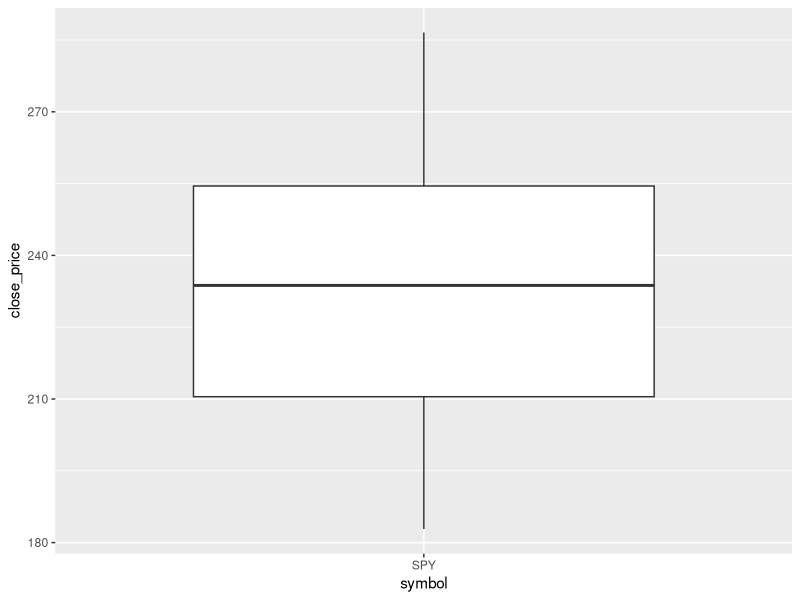
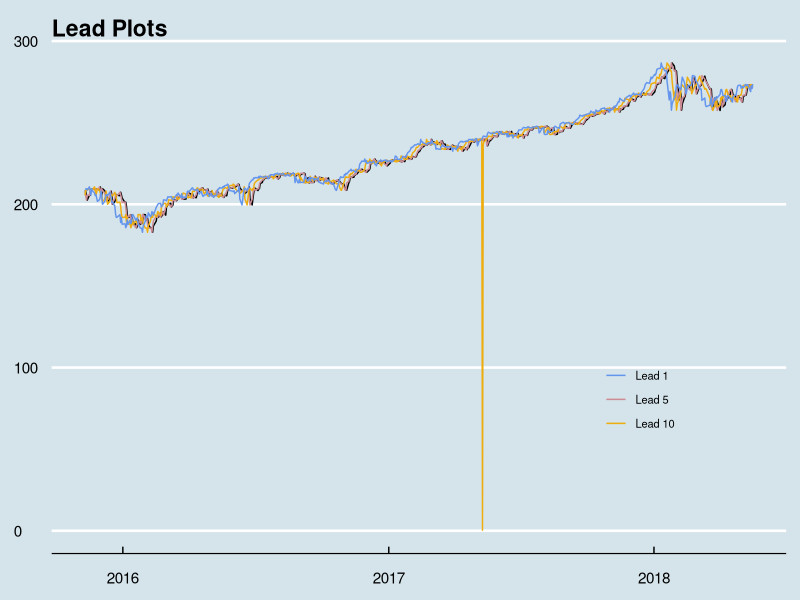
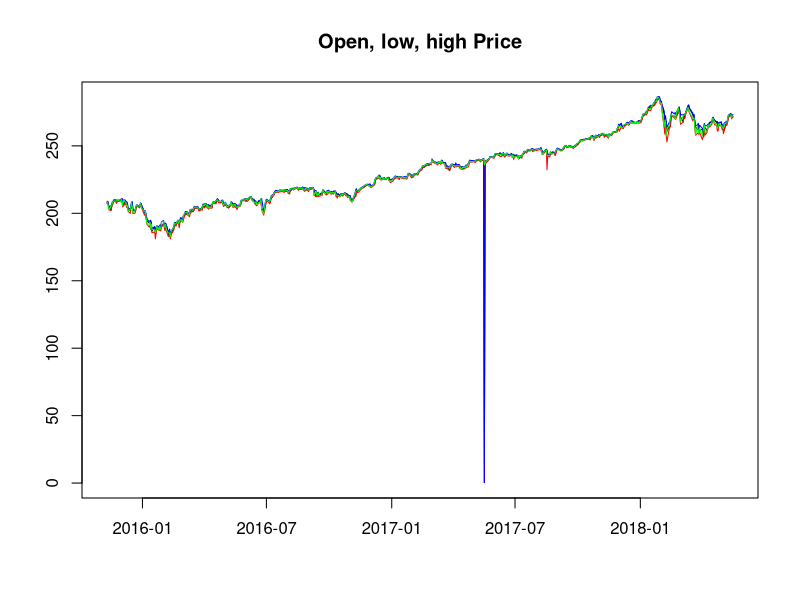
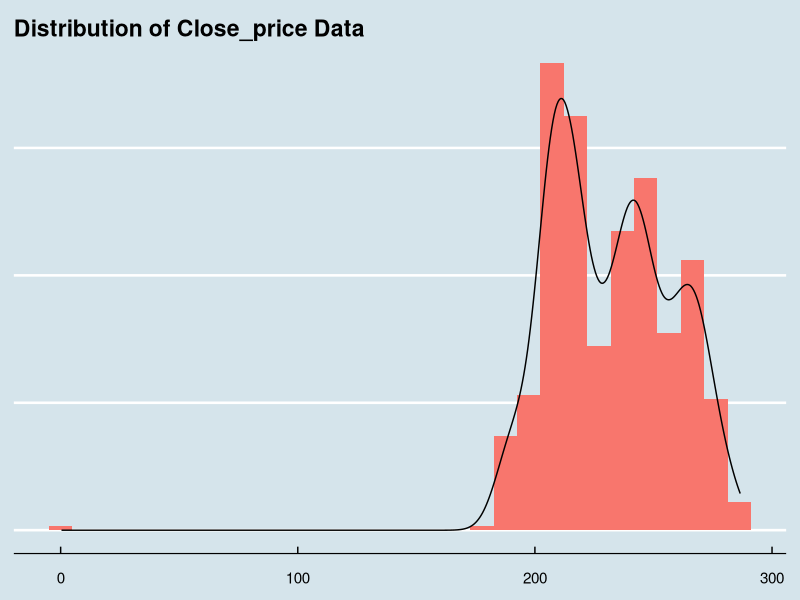
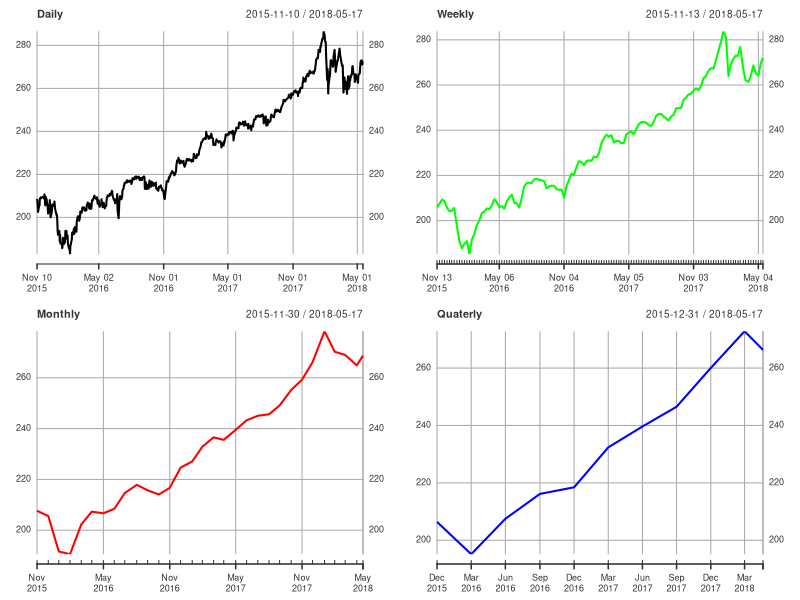
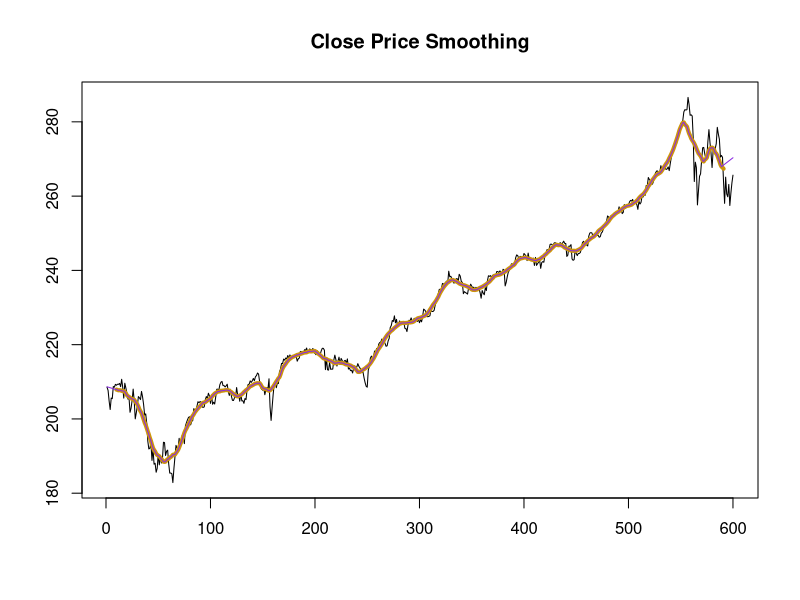
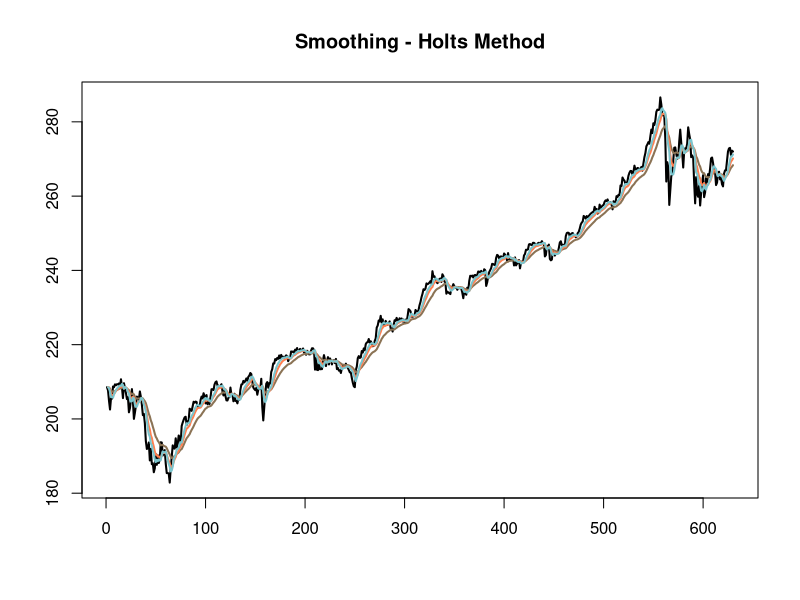
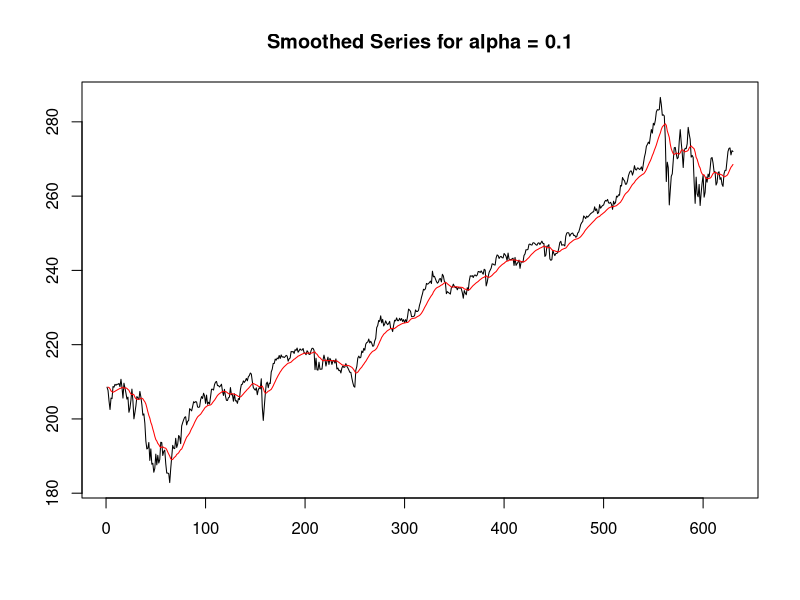

These figures' R source, in order:

#-----------------------------
# Business Understandading
#-----------------------------
# Business objective:
#
# Please apply any machine learning algorithm you are comfortable with for predicting this time series
#

remove(list = ls())

# 
# install.packages("tseries")
# install.packages("xts")
# install.packages("tidyverse")
# install.packages("reshape2")
# install.packages("forecast")
# install.packages("lubridate")
# install.packages("ggthemes")


library(tseries)
library(xts)
library(tidyverse)
library(reshape2)
library(forecast)
library(lubridate)
library(ggthemes)

# Read Data from the CSV

sp_historical_data <- read.csv(file = "Data/historical_data.csv")
dim(sp_historical_data)
head(sp_historical_data)
str(sp_historical_data)

#-----------------------------
# Data Understanding
#-----------------------------

# DATA PREPARATION ----


# Remove unwanted columns  ----

# remove the redundant columns symbol, name, class_type_of
# "SPY", "SPDR S&P500", "S_P_500"
sp_historical_cleaned <-
  sp_historical_data[,-which(names(sp_historical_data) %in% c("symbol", "name", "class_type_of"))]
head(sp_historical_cleaned)


# Check for NAs ----
sapply(
  sp_historical_cleaned,
  FUN = function(x)
    sum(is.na(x))
)
# Comments: NAs found in Lead_1, Lead_2 and Lead_10


# remove NAs ----
#query to find  NAs
na_leads <-
  sapply(sp_historical_cleaned[, which(names(sp_historical_cleaned) %in%
                                         c("lead_1", "lead_5", "lead_10"))],
         function(x)
           which(is.na.data.frame(x)))
# Comments NAs were identified in lead_1, lead_5, lead_10
dim(sp_historical_cleaned)

# NAs ARE ----
na_leads

# remove NAs from lead_10 ----
sp_historical_cleaned <- sp_historical_cleaned[-na_leads$lead_10, ]
dim(sp_historical_cleaned)

# find the NAs in lead_1 and lead_5 ----
na_leads_iter1 <-
  sapply(sp_historical_cleaned[, which(names(sp_historical_cleaned) %in% c("lead_1", "lead_5", "lead_10"))],
         function(x)
           which(is.na.data.frame(x)))

# NAs in lead iter1 are ----
na_leads_iter1

# remove the NA from lead_1 ----
sp_historical_cleaned <-
  sp_historical_cleaned[-(na_leads_iter1$lead_1),]

dim(sp_historical_cleaned)

# find the NAs in Lead 5 ----
na_leads_iter2 <-
  sapply(sp_historical_cleaned[, which(names(sp_historical_cleaned) %in% c("lead_1", "lead_5", "lead_10"))],
         function(x)
           which(is.na.data.frame(x)))

na_leads_iter2

# remove the NA from lead_5 ----
sp_historical_cleaned <-
  sp_historical_cleaned[-na_leads_iter2$lead_5,]
dim(x = sp_historical_cleaned)

# check for NAs ----
sapply(
  sp_historical_cleaned,
  FUN = function(x)
    sum(is.na(x))
)
# Comments: No NAs found

head(sp_historical_cleaned)

# check for outliers in close_price ----
ggplot(data = sp_historical_data,aes(x = symbol,y = close_price)) + geom_boxplot()
# Comments: No outliers found

# Converting factors to Characters ----
str(sp_historical_cleaned)

# convert the date to R date format ----
sp_historical_cleaned$date_txn <-
  mdy(sp_historical_cleaned$date_txn) #%>%  head()

# check for uniuqes and duplicates ----
sum(duplicated(x = sp_historical_data$date_txn))
# Comments: No duplicates found

# Check for invalid valid data ----
# checking for minimum dips 
sp_historical_cleaned[which.min(x = sp_historical_cleaned$open), ]
sp_historical_cleaned[which.min(x = sp_historical_cleaned$low), ]
sp_historical_cleaned[which.min(x = sp_historical_cleaned$high), ]
sp_historical_cleaned[which.min(x = sp_historical_cleaned$close_price), ]
sp_historical_cleaned[which.min(x = sp_historical_cleaned$lead_1), ]
sp_historical_cleaned[which.min(x = sp_historical_cleaned$lead_5), ]
sp_historical_cleaned[which.min(x = sp_historical_cleaned$lead_10), ]

# There is bad data in open, low, high, lead_1, thus considering the "close_price"

#-----------------------------
# EXPLORATORY DATA ANALYSIS
#-----------------------------

# Plotting the datasets 
ggplot(data = sp_historical_cleaned) + geom_line(aes(x = date_txn,y = close_price)) +
  geom_line(aes(x = date_txn,y = lead_1, col = "chartresue1")) + #+ +
  geom_line(aes(date_txn,lead_5,col = "red")) + # 
  geom_line(aes(date_txn,lead_10, col = "blue")) +
  labs(title = "Lead Plots") +
  scale_color_manual(labels = c("Lead 1","Lead 5","Lead 10"), values = c("cornflowerblue","lightpink3", "darkgoldenrod2")) +
  theme_economist() +
  theme(legend.position = c(0.8, 0.3),
        legend.background = element_blank(),
        axis.title.x = element_blank(),
        axis.title.y = element_blank(),
        legend.text = element_text(size= 8),
        legend.title = element_blank())

# Comments: Thus considering the close_price as the lead_prices do not convey much information


plot(sp_historical_cleaned$date_txn,
     y = sp_historical_cleaned$open, ylab = "", xlab = "", main = "Open, low, high Price",
     type = "l")
lines(
  sp_historical_cleaned$date_txn,
  y = sp_historical_cleaned$low,
  type = "l",
  col = "red"
)
lines(
  sp_historical_cleaned$date_txn,
  y = sp_historical_cleaned$high,
  type = "l",
  col = "blue"
)
lines(
  sp_historical_cleaned$date_txn,
  y = sp_historical_cleaned$close_price,
  type = "l",
  col = "green"
)


# Univariate analysis
ggplot(data = sp_historical_cleaned, aes(close_price)) + 
  geom_histogram(aes(x = open, y = ..density.., fill = "red", alpha = 0.5),show.legend = FALSE) +
  geom_density(aes(y = ..density..,alpha = 0.1),show.legend = FALSE) +
  labs(title = "Distribution of Close_price Data") +
  theme_economist() +
  theme(axis.title.x = element_blank(),
        axis.title.y = element_blank(),
        legend.position = "none" ,
        axis.text.y = element_blank()
        )

# Comments: Most of the Pricing data is concentrated around 200 - 240

# TIME-SERIES OBJECT
# Creating a time series object of "sp_historical_cleaned"
sp_historical_ts <-  xts(x = sp_historical_cleaned[, -1], order.by = sp_historical_cleaned[, 1]) 

par(mfrow = c(2,2))

# Daily close price
plot(apply.daily(x = sp_historical_ts$close_price, FUN = mean), main = "Daily", cex = 0.4)

# Weekly close price
plot(
  apply.weekly(x = sp_historical_ts$close_price, FUN = mean),
  type = "l", cex = 0.4,
  col = "green",
  main = "Weekly"
)

# monthly close price
plot(
  apply.monthly(x = sp_historical_ts$close_price, FUN = mean),
  col = "red",cex = 0.4,
  main = "Monthly"
)

# quaterly close price
plot(
  apply.quarterly(x = sp_historical_ts$close_price, FUN = mean),
  col = "blue", cex = 0.4,
  main = "Quaterly"
)


#-----------------
# Breaking the dataset into Training and Validation datasets
#-----------------

test_rows <- 30  # one month data used for validation
training_rows <-
  nrow(sp_historical_cleaned) - test_rows  # training dataset has 600 rows

# training dataset ----
sp_train <- sp_historical_cleaned[1:training_rows, ] #

# test dataset ----
sp_test <-
  sp_historical_cleaned[(training_rows + 1):(training_rows + test_rows), ]
tail(sp_train)
head(sp_test)
dim(sp_train)
dim(sp_test)
#-----------------
# Smoothing
#----------------
# window width
w <- 9

par(mfrow = c(1,1))

plot(
  x = sp_train$close_price,
  type = "l",
  col = "black",
  lwd = 1, ylab =  "", xlab = "", main = "Close Price Smoothing"
)

smoothed_moving_avg <-
  stats::filter(
    x = sp_train$close_price,
    filter = rep(x = (1 / (2 * w + 1)), (2 * w + 1)),
    sides = 2,
    method = "convolution"
  )

lines(smoothed_moving_avg, col = "darkgoldenrod3", lwd = 4)

# printing the smooted moving average ----
smoothed_moving_avg

# replacing the induced NAs as result of smoothing

lead_nas <- smoothed_moving_avg[w + 2] - smoothed_moving_avg[w + 1]

trail_nas <-
  smoothed_moving_avg[training_rows - w - 2] - smoothed_moving_avg[training_rows - w - 1]
lead_nas
trail_nas

# Replacing the lagging NAs are a result of windowing of moving average ----
for (i in seq(w, 1, -1)) {
  smoothed_moving_avg[i] <- smoothed_moving_avg[i + 1] - lead_nas #[i]
}

smoothed_moving_avg

# Replacing the smoothed leading NAs ----

for (i in (training_rows - w - 1):(training_rows)) {
  smoothed_moving_avg[i] <-
    smoothed_moving_avg[i - 1] + trail_nas #[(i - (training_rows - w - 1 ))]
}

smoothed_moving_avg
lines(smoothed_moving_avg, type = "l", col = "blueviolet")


# Smoothing using Holts method ----

alpha = seq(from = 0.09, to = 0.3, by = 0.1)
plot(
  x = sp_historical_cleaned$close_price,
  type = "l", ylab = "", xlab = "", main = "Smoothing - Holts Method",
  col = "black",
  lwd = 2
)
ln_colrs = c(
  "burlywood4",
  "coral",
  "cadetblue3",
  "chartreuse2",
  "chocolate4",
  "aquamarine",
  "black"
)


for (i in 1:length(alpha)) {
  smoothing_holts <-
    HoltWinters(
      x = sp_historical_cleaned$close_price,
      alpha = alpha[i],
      beta = FALSE,
      gamma = FALSE
    )
  lines(
    smoothing_holts$fitted[, 1],
    type = "l",
    col = ln_colrs[i],
    lwd = 2
  )
  
}
# Comments: Clearly, from Holts Method best smoothing happens when alpha is ~ 0.1

smoothing_holts <-
  HoltWinters(
    x = sp_historical_cleaned$close_price,
    alpha = 0.1,
    beta = FALSE,
    gamma = FALSE
  )

# Find smoothed series ----
plot(sp_historical_cleaned$close_price, type = "l", main = "Smoothed Series for alpha = 0.1", ylab = "", xlab = "")
lines(smoothing_holts$fitted[, 1], type = "l", col = "red")

# Creating a new dat frame for close_price and dates

smoothed_df <-
  cbind(index(sp_train), as.data.frame(smoothed_moving_avg))
names(smoothed_df) <- c("months_smoothed", "smoothed_close_price")

head(smoothed_df)

#--------------------
# Model Building
#--------------------
plot(sp_historical_cleaned$close_price,
     lwd = 1,
     type = "l",
     ylab = "",
     xlab = "",
     main = "SPY Close Price"
     )
lines(smoothed_df$smoothed_close_price,
      col = "coral3",
      lwd = 2)

# using the linear model fit
fit.close_price <-
  lm(
    formula = smoothed_close_price ~ cos(0.05 * months_smoothed) * poly(months_smoothed, 1)
    + sin(0.05 * months_smoothed) * poly(months_smoothed, 1),
    #+ months_smoothed,
    data = smoothed_df
  )

# summary of close
summary(fit.close_price)

lines(
  fit.close_price$fitted.values,
  type = "l",
  col = "darkorchid2",
  lwd = 3
)

legend(x = 1,y = 280, legend = c("Original","Smoothed","Modelled"), 
       ncol = 1,fill = c("black","coral3","darkorchid2"), cex = 0.55, box.lty = 0, 
       text.font = 1,horiz = FALSE,inset = 0.02,bg = NULL)

# Stationarity tests on the residual time series -----
resi_close_price <-
  sp_train$close_price - fit.close_price$fitted.values

# adf test
adf.test(x = resi_close_price, alternative = "stationary")
kpss.test(x = resi_close_price)

# Comments: resi_close_price is Stationary

acf(x = resi_close_price) # AR =0  There is no auto regressive component
pacf(x = resi_close_price) # MA = 0 , there is no moving average noise component
# AR = 0 and MA = 0

Arima(y = resi_close_price)
# this has a very signma square, with a very high log likelihood. In addition to this this is AR(0) and MA(0) time series

# checking the noise and stationarity of the time series using the box-Ljung test
Box.test(x = resi_close_price, type = "Ljung-Box")
# Comments: thus the p-value of the time-series is very low making it a good fit to call it a Strictly Stationary time series.

# qqPlot of the residual timeseries
qqplot(x = smoothed_df$months_smoothed , y = resi_close_price)
# Comments:  QQ plot represent a time-series that is stationary

# Plotting the histogram of the residual time-series represents a Gaussian Curve

hist(resi_close_price, main = "Residual Series")


# Checking the properities of Residual time-series by inspection
plot(
  x = resi_close_price,
  type = "l",
  main = "Residual Time series",
  ylab = "",
  xlab = ""
)

# Comments: Thus, it is also clear from the plots ARIMA, ADF test, KPSS test the that the time series is stationary

#------------------------------------
# MODEL EVALUATION
#------------------------------------

# predicting the values fitted model from the vadlidation dataset ----

test_months <-
  as.data.frame((training_rows + 1):(training_rows + test_rows))
names(test_months) <- "months_smoothed"
head(test_months)

pred_close_price_train <-
  predict(object = fit.close_price, newdata = test_months)


# MAPE ERROR CALCULATION - ACCURACY PREDICTION

MAPE_close_price <-
  accuracy(pred_close_price_train, sp_test$close_price)[5]
MAPE_close_price

#COMMENTS: Thus with a MAPE error of just 1.0268, model is apparently a very good fit.

# combining the predicted values train and test data
sp_historical_cleaned$predicted_close_price <-
  c(fit.close_price$fitted.values, pred_close_price_train)

library(ggthemes)

# Plottig the actual vs the predicted data, using classical decomposition
ggplot(data = sp_historical_cleaned, aes(x = date_txn, y = close_price)) + geom_line() +
  geom_line(aes(x = date_txn, y = predicted_close_price, col = "green")) +
  geom_vline(
    xintercept = sp_historical_cleaned$date_txn[training_rows],
    show.legend = FALSE,
    linetype = "dashed"
  )  +
  labs(title = "Actual and Predicted Close Price - Error: 1.026") +
  scale_color_manual(labels = c("predicted"), values = c("blue")) +
  theme_economist() +
  theme(
    legend.position = c(0.5, 0.9),
    legend.title = element_blank(),
    legend.background = element_blank(),
    axis.title.x = element_blank(),
    axis.title.y = element_blank(),
    plot.title = element_text(size = 11)
  )


#------------------------------------------
# PREDICTION ANALYSIS USING AUTO.ARIMA
#------------------------------------------

plot(sp_historical_cleaned$close_price,
     type = "l",
     lwd = 2)

# Modelling auto arima
fit.autoarima.close_price <-
  auto.arima(sp_train$close_price,
             allowdrift = F,
             approximation = T)


summary(fit.autoarima.close_price)

close_price_autoarima_fitted <-  fit.autoarima.close_price$fitted

close_price_autoarima_fitted_test <-
  predict(fit.autoarima.close_price , n.ahead = 30)

lines(close_price_autoarima_fitted,
      type = "l",
      col = "red")

MAPE_close_price_arima <-
  accuracy(
    close_price_autoarima_fitted_test$pred,
    sp_test$close_price
  ) [5]
MAPE_close_price_arima

sp_historical_cleaned$arima_close_price <-
  c(close_price_autoarima_fitted,
    close_price_autoarima_fitted_test$pred)


#
ggplot(data = sp_historical_cleaned, aes(x = date_txn, y = close_price)) + geom_line() +
  geom_line(aes(x = date_txn, y = arima_close_price, col = "green")) +
  geom_vline(
    xintercept = sp_historical_cleaned$date_txn[training_rows],
    show.legend = FALSE,
    linetype = "dashed"
  )  +
  labs(title = "Actual and Predicted Close Price - ARIMA Error - 1.079") +
  scale_color_manual(labels = c("predicted"), values = c("blue")) +
  theme_economist() +
  theme(
    legend.position = c(0.5, 0.9),
    legend.title = element_blank(),
    legend.background = element_blank(),
    axis.title.x = element_blank(),
    axis.title.y = element_blank(),
    plot.title = element_text(size = 10)
  )

